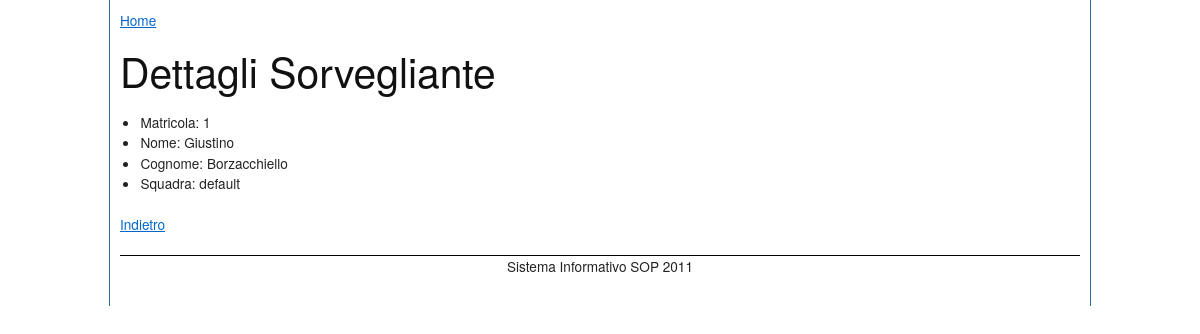
The page /ASC/sorveglianti/dettagli.php?matricola=1 on the database its author committed.
### tables this page shows
CREATE TABLE Sorveglianti
(
	matricola INTEGER AUTO_INCREMENT PRIMARY KEY,
	nome VARCHAR(50) NOT NULL,
	cognome VARCHAR(50) NOT NULL,
	password VARCHAR(40) NOT NULL,
	codiceSquadra INTEGER DEFAULT 1,
	CONSTRAINT Sorveglianti_fk1
	  FOREIGN KEY (codiceSquadra) REFERENCES Squadre(codiceSquadra)
);

CREATE TABLE Squadre
(
	codiceSquadra INTEGER AUTO_INCREMENT PRIMARY KEY,
	nomeSquadra VARCHAR(50) NOT NULL
);

### lib/Validator.php (called while the page is built, shortened)
<?php
class Validator {
	private $cleanRequest;
	public function __construct(array $request) {
		$this->cleanRequest = array();
	}
	public function addClean($key, $value) {
		$this->cleanRequest[$key] = $value;
	}
	public function getClean() {
		return $this->cleanRequest;
	}
}
?>

### lib/DB.php (called while the page is built, shortened)
<?php
class DB {
	private static $instance = NULL;
	private $user = 'sop2011_admin';
	private $password = 'z0m1x9n2';
	private $dbName = 'sop2011';
	private $dbHost = 'localhost';
	private $conn = NULL;
	private function __construct() {
		$this->conn = new mysqli($this->dbHost, $this->user, $this->password, $this->dbName);
		$this->conn->query("SET NAMES 'utf8'");
	}
	public static function getInstance() {
		if (!self::$instance instanceof self) {
			try {
				self::$instance = new self;
			} catch (DatabaseErrorException $e) {
				die($e->getMessage());
			}
		}
		return self::$instance;
	}
	public function query($queryStr) {
		$result = @$this->conn->query($queryStr);
		if ($result !== FALSE) {
			return $result;
		} else {
			$msg = $this->conn->connect_error;
			throw new DatabaseErrorException($msg);
		}
	}
	public function fetchFirst($queryStr) {
		$queryStr .= ' LIMIT 1';
		$result = $this->query($queryStr);
		$out = $result->fetch_assoc();
		if (!empty($out)) {
			return $out;
		} else {
			throw new DatabaseErrorException("Record non trovato");
		}
	}
}
?>

### lib/Sorvegliante.php (called while the page is built, shortened)
<?php
require_once 'DB.php';
class Sorvegliante {
	private static $nomeTabella = 'Sorveglianti';
	private $matricola;
	private $nome;
	private $cognome;
	private $codiceSquadra;
	public function getMatricola() {
		return $this->matricola;
	}
	public function getNome() {
		return $this->nome;
	}
	public function getCognome() {
		return $this->cognome;
	}
	public function getCodiceSquadra() {
		return $this->codiceSquadra;
	}
	public function setMatricola($matricola) {
		$this->matricola = $matricola;
	}
	public function setNome($nome) {
		$this->nome = $nome;
	}
	public function setCognome($cognome) {
		$this->cognome = $cognome;
	}
	public function setCodiceSquadra($squadra) {
		$this->codiceSquadra = $squadra;
	}
	public static function find_by_id($id) {
		$db = DB::getInstance();
		$nomeChiave = 'matricola';
		$queryStr = "SELECT nome,cognome,matricola,password,codiceSquadra FROM ";
		$queryStr .= self::$nomeTabella . " WHERE $nomeChiave=$id";
		try {
			$out = $db->fetchFirst($queryStr);
			$s = new Sorvegliante($out['nome'], $out['cognome'], $out['matricola'],
								 $out['password'], $out['codiceSquadra']);
			return $s;
		} catch (DatabaseErrorException $exc) {
			$msg = "<p>Errore! Non riesco a trovare il Sorvegliante.</p>";
			$msg .= "<p>La query usata: " . $queryStr . "</p>";
			echo $msg;
			echo '<p>' . $exc->getTraceAsString() . '</p>';
			exit;
		}
	}
}
?>

### lib/Squadra.php (called while the page is built, shortened)
<?php
class Squadra {
	private static $nomeTabella = 'Squadre';
	public static function find_by_id($id){
		$db = DB::getInstance();
		$queryStr = "SELECT codiceSquadra,nomeSquadra from " . self::$nomeTabella . " WHERE codiceSquadra=$id";
		try {
			$out = $db->fetchFirst($queryStr);
			return $out;
		} catch (DatabaseErrorException $e) {
			echo __FILE__ . " Impossibile eseguire la query";
			exit;
		}
	}
}
?>

### public/ASC/sorveglianti/dettagli.php (the view, shortened to what this page needs)
<?php
require_once 'Sorvegliante.php';
require_once 'Validator.php';
require_once 'Squadra.php';
$pageTitle = "Dettagli Sorvegliante";
$v = new Validator($_GET);
$v->isNotEmpty('matricola');
$v->isNumeric('matricola');
$clean = $v->getClean();
$clean['matricola'] = urldecode($clean['matricola']);
$s = Sorvegliante::find_by_id($clean['matricola']);
$squadra = Squadra::find_by_id($s->getCodiceSquadra());
?>
<?php include HELPERS_DIR . '/testata.php'; ?>
<h1><?php echo $pageTitle; ?></h1>
<ul>
	<li>Matricola: <?php echo $s->getMatricola(); ?></li>
	<li>Nome: <?php echo $s->getNome(); ?></li>
	<li>Cognome: <?php echo $s->getCognome(); ?></li>
	<li>Squadra: <?php echo $squadra['nomeSquadra']; ?></li>
</ul>
<p><a href="../sorveglianti/">Indietro</a></p>
<?php include HELPERS_DIR . '/piepagina.php'; ?>

### public/css/screen.css (style rules this page uses)
html { margin:0;padding:0;border:0; }
body, div, span, object, iframe, h1, h2, h3, h4, h5, h6, p, blockquote, pre, a, abbr, acronym, address, code, del, dfn, em, img, q, dl, dt, dd, ol, ul, li, fieldset, form, label, legend, table, caption, tbody, tfoot, thead, tr, th, td, article, aside, dialog, figure, footer, header, hgroup, nav, section { margin:0;padding:0;border:0;font-weight:inherit;font-style:inherit;font-size:100%;font-family:inherit;vertical-align:baseline; }
body { line-height:1.5;background:white; }
html { font-size:100.01%; }
body { font-size:85%;color:#222;background:#fff;font-family:"Helvetica Neue", Arial, Helvetica, sans-serif; }
h1, h2, h3, h4, h5, h6 { font-weight:normal;color:#111; }
h1 { font-size:3em;line-height:1;margin-bottom:0.5em; }
p { margin:0 0 1.5em; }
a { color:#06c;text-decoration:underline; }
ul, ol { margin:0 1.5em 1.5em 0;padding-left:1.5em; }
ul { list-style-type:disc; }

### rows shown on the page
sorveglianti: matricola "1", nome "Giustino", cognome "Borzacchiello"
squadre: nomeSquadra "default"

### other values the page prints
$pageTitle "Dettagli Sorvegliante"
